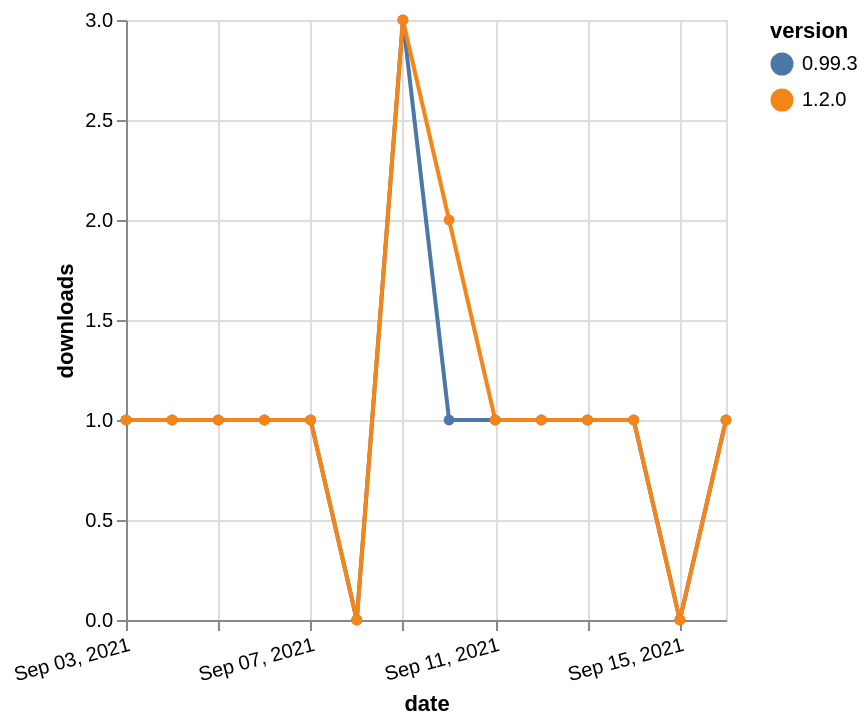

Specify this chart in Vega-Lite:
### Vega-Lite specification from a JSON file in a GitHub repository (floating-point values rounded to 4 significant figures)
{"$schema": "https://vega.github.io/schema/vega-lite/v5.json", "description": "A simple bar chart with embedded data.", "data": {"values": [{"date": "2021-09-03", "total": 165, "delta": 1, "version": "0.99.3"}, {"date": "2021-09-04", "total": 166, "delta": 1, "version": "0.99.3"}, {"date": "2021-09-05", "total": 167, "delta": 1, "version": "0.99.3"}, {"date": "2021-09-06", "total": 168, "delta": 1, "version": "0.99.3"}, {"date": "2021-09-07", "total": 169, "delta": 1, "version": "0.99.3"}, {"date": "2021-09-08", "total": 169, "delta": 0, "version": "0.99.3"}, {"date": "2021-09-09", "total": 172, "delta": 3, "version": "0.99.3"}, {"date": "2021-09-10", "total": 173, "delta": 1, "version": "0.99.3"}, {"date": "2021-09-11", "total": 174, "delta": 1, "version": "0.99.3"}, {"date": "2021-09-12", "total": 175, "delta": 1, "version": "0.99.3"}, {"date": "2021-09-13", "total": 176, "delta": 1, "version": "0.99.3"}, {"date": "2021-09-14", "total": 177, "delta": 1, "version": "0.99.3"}, {"date": "2021-09-15", "total": 177, "delta": 0, "version": "0.99.3"}, {"date": "2021-09-16", "total": 178, "delta": 1, "version": "0.99.3"}, {"date": "2021-09-03", "total": 192, "delta": 1, "version": "1.2.0"}, {"date": "2021-09-04", "total": 193, "delta": 1, "version": "1.2.0"}, {"date": "2021-09-05", "total": 194, "delta": 1, "version": "1.2.0"}, {"date": "2021-09-06", "total": 195, "delta": 1, "version": "1.2.0"}, {"date": "2021-09-07", "total": 196, "delta": 1, "version": "1.2.0"}, {"date": "2021-09-08", "total": 196, "delta": 0, "version": "1.2.0"}, {"date": "2021-09-09", "total": 199, "delta": 3, "version": "1.2.0"}, {"date": "2021-09-10", "total": 201, "delta": 2, "version": "1.2.0"}, {"date": "2021-09-11", "total": 202, "delta": 1, "version": "1.2.0"}, {"date": "2021-09-12", "total": 203, "delta": 1, "version": "1.2.0"}, {"date": "2021-09-13", "total": 204, "delta": 1, "version": "1.2.0"}, {"date": "2021-09-14", "total": 205, "delta": 1, "version": "1.2.0"}, {"date": "2021-09-15", "total": 205, "delta": 0, "version": "1.2.0"}, {"date": "2021-09-16", "total": 206, "delta": 1, "version": "1.2.0"}]}, "width": "container", "mark": {"type": "line", "point": {"filled": true}}, "encoding": {"x": {"field": "date", "type": "temporal", "timeUnit": "yearmonthdate", "title": "date", "axis": {"labelAngle": -15}}, "y": {"field": "delta", "type": "quantitative", "title": "downloads"}, "color": {"field": "version", "type": "nominal"}, "tooltip": {"field": "delta"}}}
